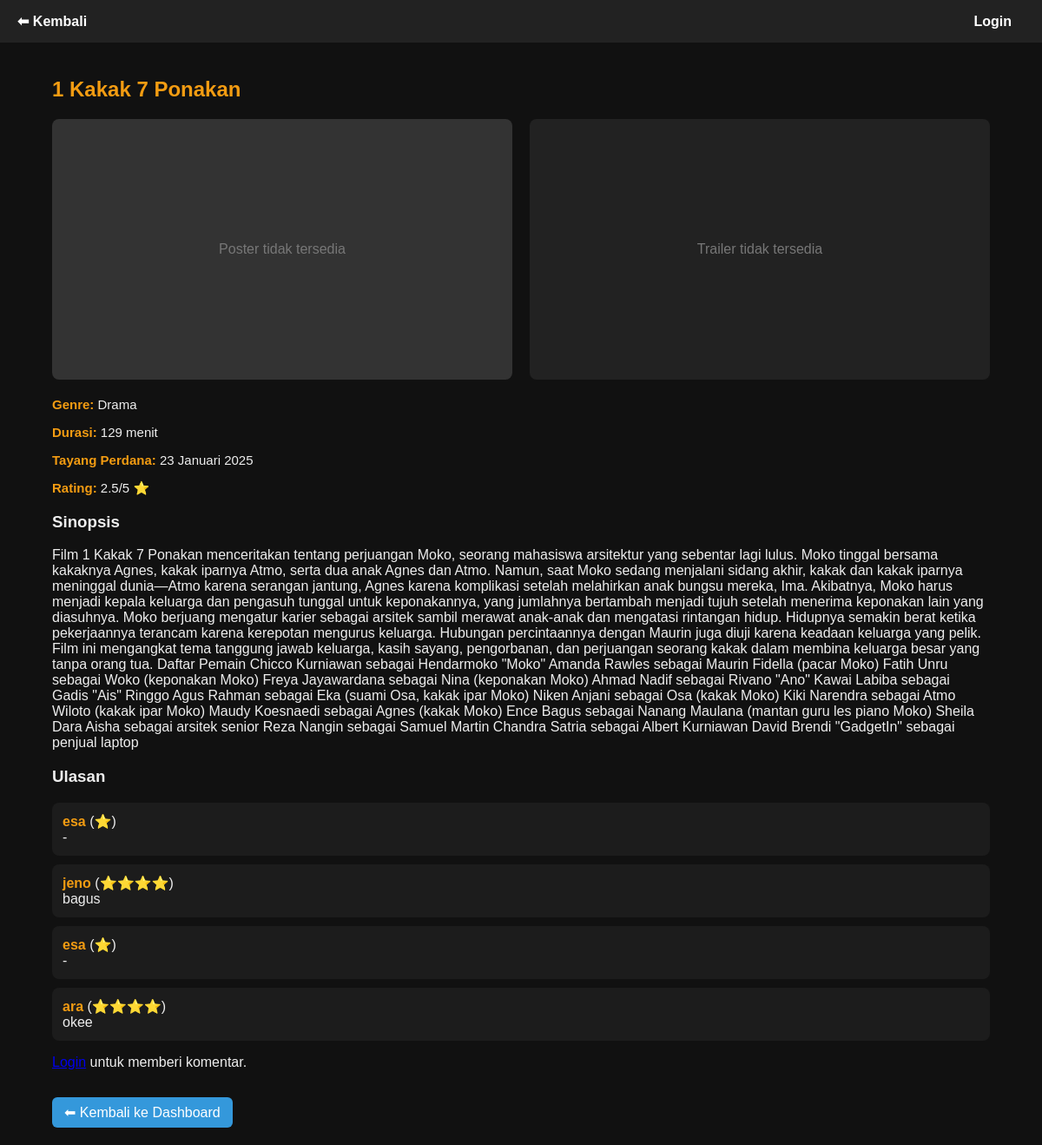
/detail_film.php?id=8, run on the app's committed database.
### tables this page shows
CREATE TABLE films(
id INTEGER PRIMARY KEY AUTOINCREMENT,
judul TEXT NOT NULL,
genre TEXT NOT NULL,
durasi TEXT NOT NULL,
jadwal TEXT NOT NULL,
sinopsis TEXT,
poster TEXT,
trailer TEXT
);

CREATE TABLE ratings(
id INTEGER PRIMARY KEY AUTOINCREMENT,
username TEXT,
rating INTEGER,
komentar TEXT,
film_id INTEGER,
FOREIGN KEY (film_id) REFERENCES films(id)
);

### detail_film.php (the view, shortened to what this page needs)
<?php
include 'koneksi.php';
$id = (int)($_GET['id'] ?? 0);
$stmt = $koneksi->prepare("SELECT * FROM films WHERE id=?");
$stmt->execute([$id]);
$film = $stmt->fetch(PDO::FETCH_ASSOC);
$sinopsis = $film['sinopsis'];
$stmt = $koneksi->prepare("SELECT AVG(rating) as avg_rating FROM ratings WHERE film_id=?");
$stmt->execute([$id]);
$avg = $stmt->fetch(PDO::FETCH_ASSOC)['avg_rating'] ?? 0;
$stmt = $koneksi->prepare("SELECT * FROM ratings WHERE film_id=? ORDER BY id DESC");
$stmt->execute([$id]);
$ulasan = $stmt->fetchAll(PDO::FETCH_ASSOC);
$posterPath = '';
$trailerPath = '';
$backLink = "index.php";
?>
<!DOCTYPE html>
<html lang="id">
<head>
</head>
<body>
<div class="topbar">
    <div><a href="<?php echo $backLink; ?>">⬅ Kembali</a></div>
    <div>
        <?php if (isset($_SESSION['username'])): ?>
            <span>Halo, <?php echo htmlspecialchars($_SESSION['username']); ?></span>
            <a href="logout.php" style="color:#e74c3c;">Logout</a>
        <?php else: ?>
            <a href="login.php">Login</a>
        <?php endif; ?>
    </div>
</div>
<div class="container">
    <h2><?php echo htmlspecialchars($film['judul']); ?></h2>
    <div class="media-container">
        <div>
            <?php if($posterPath): ?>
                <img src="<?php echo $posterPath; ?>" alt="<?php echo htmlspecialchars($film['judul']); ?>" class="poster">
            <?php else: ?>
                <div class="no-poster">Poster tidak tersedia</div>
            <?php endif; ?>
        </div>
        <div>
            <?php if(!empty($trailerPath)): ?>
                <video controls autoplay muted loop poster="<?php echo $posterPath; ?>">
                    <source src="<?php echo $trailerPath; ?>" type="video/mp4">
                    Browser Anda tidak mendukung pemutaran video.
                </video>
            <?php else: ?>
                <div class="no-trailer">Trailer tidak tersedia</div>
            <?php endif; ?>
        </div>
    </div>
    <div class="info">
        <p><strong>Genre:</strong> <?php echo htmlspecialchars($film['genre']); ?></p>
        <p><strong>Durasi:</strong> <?php echo htmlspecialchars($film['durasi']); ?> menit</p>
        <p><strong>Tayang Perdana:</strong> <?php echo htmlspecialchars($film['jadwal']); ?></p>
        <p><strong>Rating:</strong> <?php echo round($avg,1); ?>/5 ⭐</p>
    </div>
    <h3>Sinopsis</h3>
    <?php if(isset($_SESSION['role']) && $_SESSION['role']=='admin'): ?>
        <form method="post">
            <textarea name="sinopsis"><?php echo htmlspecialchars($sinopsis); ?></textarea><br>
        </form>
    <?php else: ?>
        <p><?php echo !empty($sinopsis) ? nl2br(htmlspecialchars($sinopsis)) : '<i>Belum ada deskripsi</i>'; ?></p>
    <?php endif; ?>
    <h3>Ulasan</h3>
    <?php foreach($ulasan as $u): ?>
        <div class="box">
            <strong><?php echo htmlspecialchars($u['username']); ?></strong>
            (<?php echo str_repeat("⭐",$u['rating']); ?>)<br>
            <?php echo nl2br(htmlspecialchars($u['komentar'])); ?>
        </div>
    <?php endforeach; ?>
    <?php if(isset($_SESSION['username'])): ?>
        <h3>Tulis Ulasan</h3>
        <form method="post">
            <label>Rating:</label>
            <div class="star-rating">
                <input type="radio" id="star5" name="rating" value="5"><label for="star5">★</label>
                <input type="radio" id="star4" name="rating" value="4"><label for="star4">★</label>
                <input type="radio" id="star3" name="rating" value="3"><label for="star3">★</label>
                <input type="radio" id="star2" name="rating" value="2"><label for="star2">★</label>
                <input type="radio" id="star1" name="rating" value="1"><label for="star1">★</label>
            </div>
            <textarea name="komentar" placeholder="Tulis komentar..." required></textarea><br>
            <button type="submit">Kirim</button>
        </form>
    <?php else: ?>
        <p><a href="login.php">Login</a> untuk memberi komentar.</p>
    <?php endif; ?>
    <a href="<?php echo $backLink; ?>" class="back-btn">⬅ Kembali ke Dashboard</a>
</div>
</body>
</html>

### detail_film.php (style rules this page uses)
body { font-family: Arial, sans-serif; margin:0; background:#111; color:#eee; }
.container { width:90%; max-width:1200px; margin:auto; padding:20px; }
.topbar { background:#222; padding:15px 20px; display:flex; justify-content:space-between; align-items:center; }
.topbar a { color:#fff; margin-right:15px; text-decoration:none; font-weight:bold; }
h2 { color:#f39c12; margin-top:20px; }
.no-poster, .no-trailer { width:100%; height:300px; background:#333; color:#777; display:flex; align-items:center; justify-content:center; border-radius:8px; }
.no-trailer { background:#222; }
.info { margin:15px 0; font-size:15px; }
.info strong { color:#f39c12; }
.box { background:#1c1c1c; padding:12px; border-radius:8px; margin:10px 0; }
.box strong { color:#f39c12; }
.back-btn { display:inline-block; margin-top:15px; background:#3498db; color:#fff; padding:8px 14px; border-radius:6px; text-decoration:none; }
.media-container { display:flex; gap:20px; flex-wrap:wrap; margin-bottom:20px; }
.media-container > div { flex:1 1 300px; }

### data on the page
films: judul "1 Kakak 7 Ponakan", genre "Drama", durasi "129", jadwal "23 Januari 2025", sinopsis "Film 1 Kakak 7 Ponakan menceritakan tentang perjuangan Moko, seorang mahasiswa arsitektur yang sebentar lagi lulus. Moko tinggal bersama kakaknya Agnes, kakak iparnya Atmo, serta dua anak Agnes dan Atmo. Namun, saat Moko sedang menjalani sidang akhir, kakak dan kakak iparnya meninggal dunia—Atmo karena serangan jantung, Agnes karena komplikasi setelah melahirkan anak bungsu mereka, Ima. Akibatnya, Moko harus menjadi kepala keluarga dan pengasuh tunggal untuk keponakannya, yang jumlahnya bertambah menjadi tujuh setelah menerima keponakan lain yang diasuhnya. Moko berjuang mengatur karier sebagai arsitek sambil merawat anak-anak dan mengatasi rintangan hidup. Hidupnya semakin berat ketika…"
ratings: username "esa", rating "⭐", komentar "-"
ratings: username "jeno", rating "⭐⭐⭐⭐", komentar "bagus"
ratings: username "esa", rating "⭐", komentar "-"
ratings: username "ara", rating "⭐⭐⭐⭐", komentar "okee"

### other printed values
$avg "2.5"
